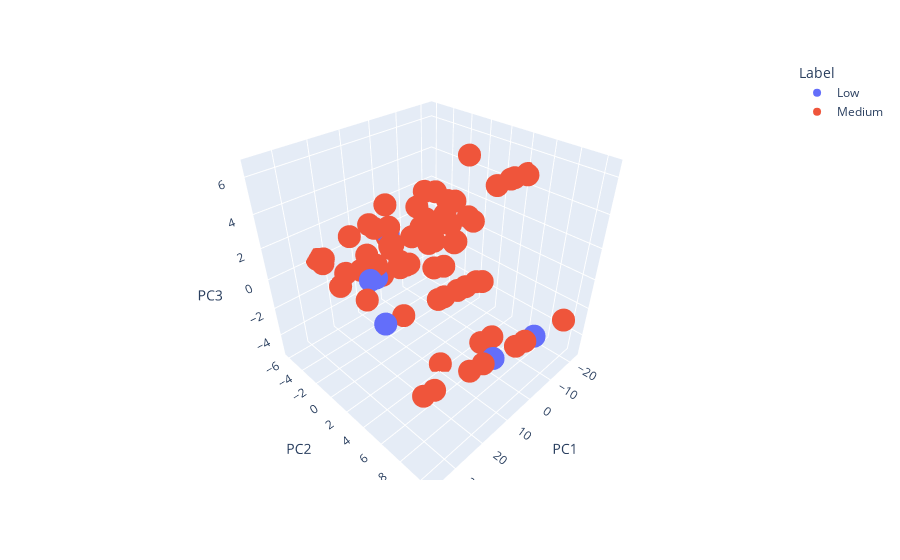

This figure's notebook cell:
### Code cell
plot_PCA_3D(pc_df, pca)

### Figure 1 — Plotly figure (JSON) as saved in the notebook; plotly's stock layout.template omitted (floating-point values rounded to 4 significant figures; data arrays with more than 128 entries replaced by an {"elided": "..."} marker saying what was removed)
{"data": [{"hovertemplate": "Label=Low<br>PC1=%{x}<br>PC2=%{y}<br>PC3=%{z}<extra></extra>", "legendgroup": "Low", "marker": {"color": "#636efa", "symbol": "circle"}, "mode": "markers", "name": "Low", "scene": "scene", "showlegend": true, "type": "scatter3d", "x": {"elided": "209 float values"}, "y": {"elided": "209 float values"}, "z": {"elided": "209 float values"}}, {"hovertemplate": "Label=Medium<br>PC1=%{x}<br>PC2=%{y}<br>PC3=%{z}<extra></extra>", "legendgroup": "Medium", "marker": {"color": "#EF553B", "symbol": "circle"}, "mode": "markers", "name": "Medium", "scene": "scene", "showlegend": true, "type": "scatter3d", "x": {"elided": "215 float values"}, "y": {"elided": "215 float values"}, "z": {"elided": "215 float values"}}], "layout": {"legend": {"title": {"text": "Label"}, "tracegroupgap": 0}, "margin": {"t": 60}, "scene": {"domain": {"x": [0, 1], "y": [0, 1]}, "xaxis": {"title": {"text": "PC1"}}, "yaxis": {"title": {"text": "PC2"}}, "zaxis": {"title": {"text": "PC3"}}}, "showlegend": true}}
